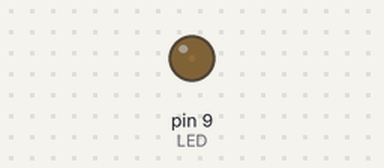
Bench run of a sketch on a simulated Arduino Uno, built with avr-gcc and run on an emulated ATmega328P. Shown: output pins drawn as LEDs (lit = HIGH). What the sketch prints to the serial monitor is not drawn.

Above: at 0.05 s.
At 3.45 s:
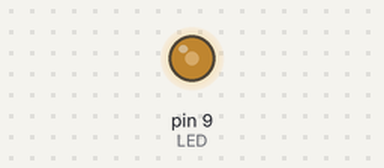
At 6.95 s:
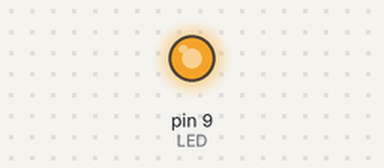
At 13.95 s:
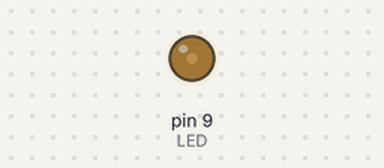
Timing chart, 0 to 20.2 s (numbered marks = the images above):
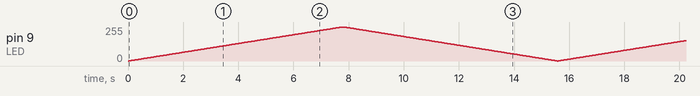

The sketch:

Difuminar-led.ino
```cpp
int LED=9;          // Pin donde esta conectado el Led
int BRILLO=0;       // Brillo del Led
int CONTROL=0;      // Variable de control de programa;


void setup() {
  pinMode(LED, OUTPUT);         //Pin 9 como salida
  Serial.begin(9600);
}

void loop() {

  analogWrite(LED,BRILLO);         //Establece el brillo en el led

  if(CONTROL==0){                 // Si control es 0, entonces:
      BRILLO++;                   // Incrementa brillo
        if(BRILLO==256){          // Si brillo llega al maximo, entonces,
            CONTROL=1;            // Control cambia a 1
          }
  }

  else if(CONTROL==1){            // Si control es 1
      BRILLO--;                   //
        if(BRILLO==0){
          CONTROL=0;
        }
  }

  Serial.println("BRILLO    CONTROL");
  Serial.print(BRILLO);
  Serial.print("  ");
  Serial.println(CONTROL);
  delay(30);
}
```
